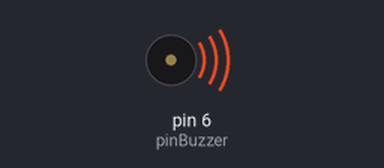
The sketch below on a simulated Arduino Uno, built with avr-gcc and run on an emulated ATmega328P. Parts: buzzer (waves = sounding, pin HIGH).

Above: at 0.2 s.
At 6.1 s:
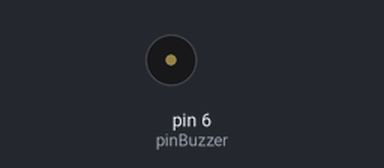
Timing chart, 0 to 7.6 s (numbered marks = the images above):
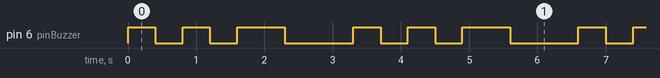

The sketch:

Active_Buzzer_test.ino
```cpp
int pinBuzzer= 6;

void setup(){
pinMode(pinBuzzer, OUTPUT);
}

void dering_pendek(){
digitalWrite(pinBuzzer, HIGH);
delay(400);
digitalWrite(pinBuzzer, LOW);
delay(400);
}

void dering_panjang(){
digitalWrite(pinBuzzer, HIGH);
delay(700); //memberikan nilai tunda 0.7 second
digitalWrite(pinBuzzer, LOW);
delay(700);
}

void loop(){
dering_pendek();
dering_pendek();
dering_panjang();
delay(300);
}
```

Measured:
- by itself, pin 6 (pinBuzzer): repeats every 3.3 s: LOW 0.40 s, HIGH 0.40 s, LOW 0.40 s, HIGH 0.70 s, LOW 1.0 s, HIGH 0.40 s
- by itself, everything shown: repeats every 3.3 s, in 6 steps
